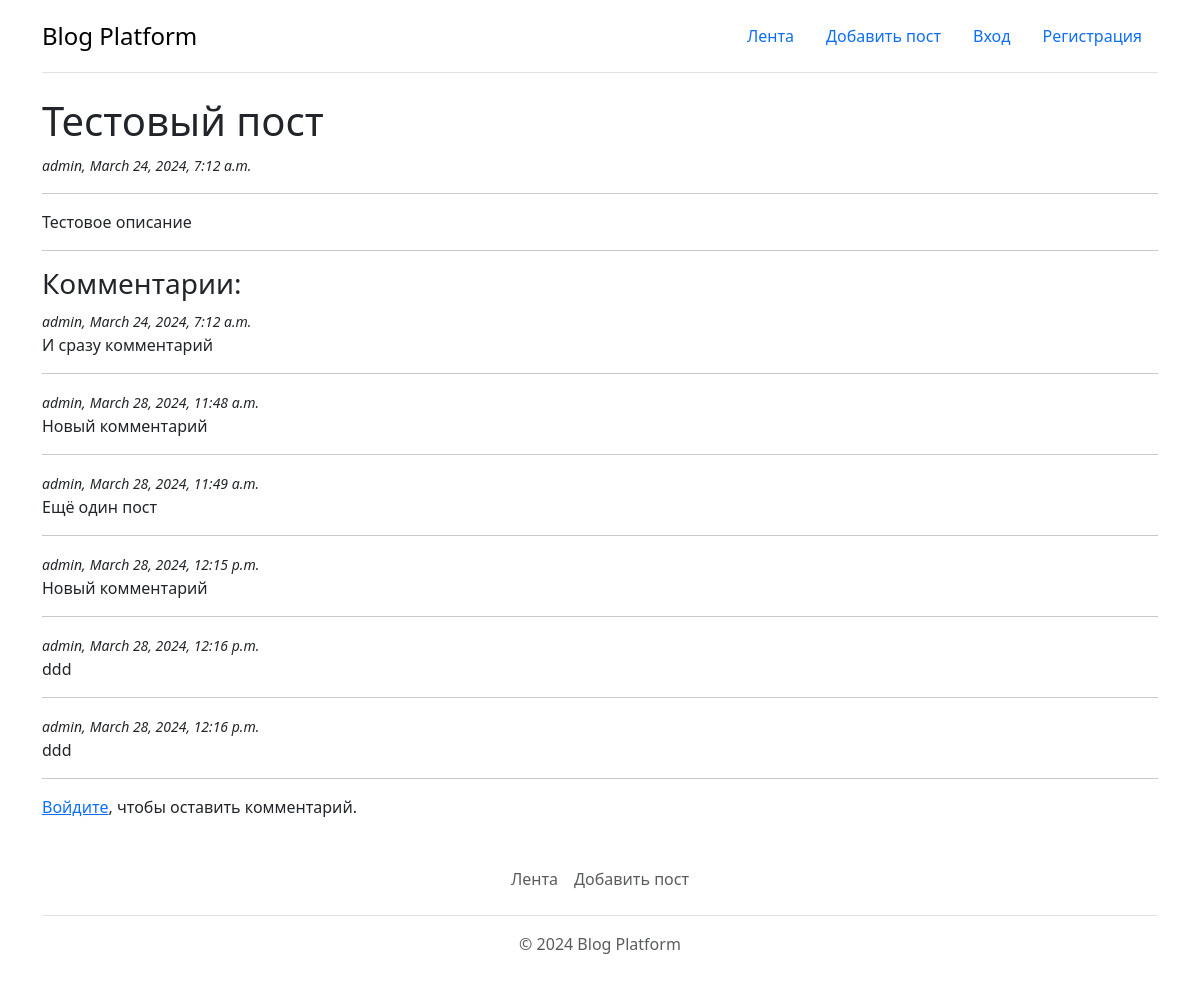
The app's page /retrieve/6/ with its own data.
### Blog/models.py (models this page shows, shortened)
class Post(models.Model):
    author = models.ForeignKey(User, on_delete=models.CASCADE)
    title = models.CharField(max_length=255, verbose_name="Заголовок")
    description = models.TextField(verbose_name="Текст поста")
    date_posted = models.DateTimeField(auto_now_add=True)
    class Meta:
        ordering = ['-date_posted']  # sort from new to old

class Comment(models.Model):
    author = models.ForeignKey(User, on_delete=models.CASCADE)
    description = models.TextField(verbose_name="")
    post = models.ForeignKey(Post, related_name="comments", on_delete=models.CASCADE, null=True)
    date_posted = models.DateTimeField(auto_now_add=True)

### Blog/views.py (the view)
# urls.py: path('retrieve/<int:pk>/', views.post_retrive, name='post_retrive'),
def post_retrive(request, pk):
    post = get_object_or_404(Post, pk=pk)
    comments = post.comments.all
    if request.method == 'POST':
        comment_form = CommentForm(data=request.POST)
        if comment_form.is_valid():
            new_comment = comment_form.save(commit=False)
            new_comment.post = post
            new_comment.request = request
            new_comment.save()
            return redirect(request.path)
    else:
        comment_form = CommentForm()
    return render(request,
                  'post_retrive.html',
                  {'post': post,
                   'comments': comments,
                   'comment_form': comment_form})

### Blog/templates/post_retrive.html (shortened to what this page needs)
{% extends "base.html" %}
{% block content %}
    <h1>{{ post.title }}</h1>
        <span class="small fst-italic">{{post.author}},</span>
        <span class="small fst-italic">{{post.date_posted}}</span>
        <br>
        <hr>
    <p>{{ post.description }}</p>
    <hr>
    <h3>Комментарии:</h3>
    {% for comment in post.comments.all %}
      <span class="small fst-italic">{{comment.author}},</span>
        <span class="small fst-italic">{{comment.date_posted}}</span>
      <p>{{comment.description}}</p>
    <hr>
    {% empty %}
    <p>Комментариев нет</p>
    {% endfor %}
{% if new_comment %}
    <h2>Your comment has been added.</h2>
{% else %}
    {% if user.is_authenticated %}
    <h3>Добавьте комментарий:</h3>
    <form method="POST">
        {{ comment_form.as_p }}
        {% csrf_token %}
        <button class="btn btn-secondary btn-sm" type="submit">Добавить комментарий</button>
    </form>
    {% else %}
    <p><a href="{% url 'login' %}">Войдите</a>, чтобы оставить комментарий.</p>
    {% endif %}
{% endif %}
{% endblock %}

### records on screen
Post: title "Тестовый пост", author "admin", date_posted "March 24, 2024, 7:12 a.m.", description "Тестовое описание"
Comment: author "admin", date_posted "March 24, 2024, 7:12 a.m.", description "И сразу комментарий"
Comment: author "admin", date_posted "March 28, 2024, 11:48 a.m.", description "Новый комментарий"
Comment: author "admin", date_posted "March 28, 2024, 11:49 a.m.", description "Ещё один пост"
Comment: author "admin", date_posted "March 28, 2024, 12:15 p.m.", description "Новый комментарий"
Comment: author "admin", date_posted "March 28, 2024, 12:16 p.m.", description "ddd"
Comment: author "admin", date_posted "March 28, 2024, 12:16 p.m.", description "ddd"
